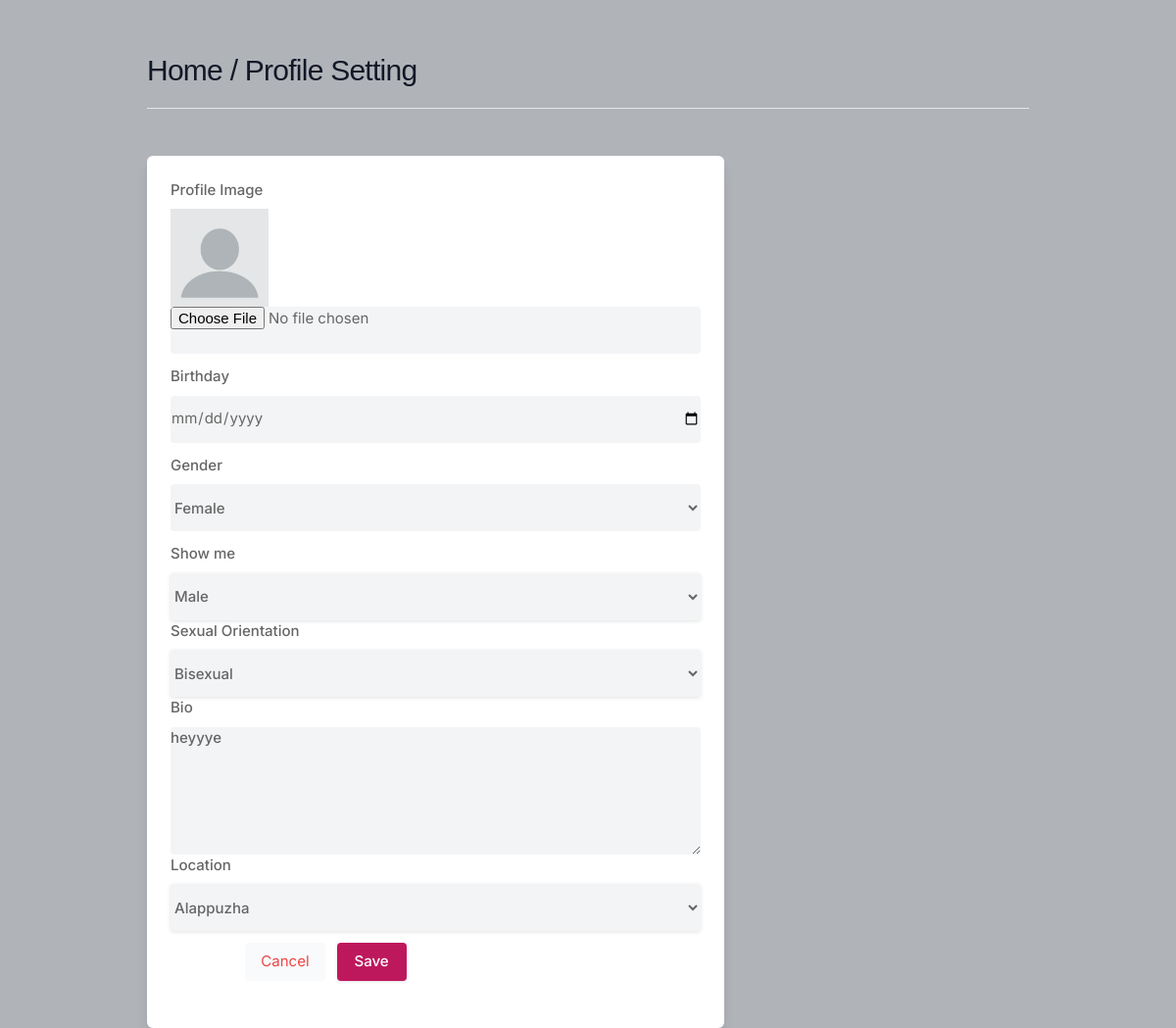
The page /settings (signed in) on the database its author committed.
### core/models.py (models this page shows, shortened)
class Profile(models.Model):
    user = models.ForeignKey(User, on_delete=models.CASCADE)
    id_user = models.IntegerField()
    bio = models.TextField(blank=True)
    gender = models.CharField(max_length=20,blank=True)
    showme = models.CharField(max_length=20,blank=True)
    orientation = models.CharField(max_length=20,blank=True)
    bday = models.DateField(default=date.today )
    profileimg = models.ImageField(upload_to='profile_images',default='blank-profile-picture.png')
    location = models.CharField(max_length=20, blank=True)

### core/views.py (the view, shortened to what this page needs)
# urls.py: path('settings', views.settings, name='settings'),
@login_required(login_url='signin')
def settings(request):
    user_profile = Profile.objects.get(user=request.user)
    return render(request, 'setting.html', {'user_profile': user_profile})

### templates/setting.html (shortened to what this page needs)
{% load static %}
<!DOCTYPE html>
<html lang="en">
<head>
    <link rel="stylesheet" href="{% static 'assets/css/icons.css' %}">
    <link rel="stylesheet" href="{% static 'assets/css/uikit.css' %}">
    <link rel="stylesheet" href="{% static 'assets/css/style.css' %}">
    <link rel="stylesheet" href="{% static 'assets/css/tailwind.css' %}">
</head>
<body>
            <div class="container m-auto">
                <h1 id="profhead" class="text-2xl leading-none text-gray-900 tracking-tight mt-3"><a href="/">Home</a> / Profile Setting </h1>
                <br>
                <hr>
                <div class="grid lg:grid-cols-3 mt-12 gap-8 padding-left">
                    <div class="bg-white rounded-md lg:shadow-lg shadow col-span-2">
                    <form action="" method="POST" >
                       <div class="grid grid-cols-2 gap-3 lg:p-6 p-4">
                            <div class="col-span-2">
                                <label for=""> Profile Image</label>
                                <img width="100" height="100" src="{{user_profile.profileimg.url}}" />
                                <input type="file" name="image" value="" class="shadow-none bg-gray-100">
                            </div>
                            <div class="col-span-2">
                                <label for=""> Birthday</label>
                                <input type="date" name="bday" value="{{user_profile.bday}}" class="shadow-none bg-gray-100">
                            </div>
                            <div class="col-span-2">
                                <label for=""> Gender </label>
                                <select name="gender" class="shadow-none bg-gray-100" value="{{user_profile.gender}}">
                                    <option selected>{{user_profile.gender}}</option>
                                </select>
                            </div>
                            <div class="col-span-2">
                                <label for=""> Show me </label>
                                <select name="showme" value="{{user_profile.showme}}" class="dropdown bg-gray-100">
                                    <option selected>{{user_profile.showme}}</option>
                                </select>
                            <div class="col-span-2">
                                <label for=""> Sexual Orientation </label>
                                <select name="orientation"  class="dropdown bg-gray-100" value="{{user_profile.orientation}}">
                                    <option selected>{{user_profile.orientation}}</option>
                                </select>
                            </div>
                            <div class="col-span-2">
                                <label for="about">Bio</label>
                                <textarea id="about" name="bio" rows="3"  class="shadow-none bg-gray-100">{{user_profile.bio}}</textarea>
                            </div>
                            <div class="col-span-2">
                                <label for=""> Location </label>
                                <select name="location"  class="dropdown bg-gray-100" value="{{user_profile.location}}">
                                    <option selected>{{user_profile.location}}</option>
                                </select>
                            </div>
                       </div>
                       <div class="bg-gray-10 p-6 pt-0 flex justify-end space-x-3">
                           <button class="p-2 px-4 rounded bg-gray-50 text-red-500"> <a href="/">Cancel</a> </button>
                           <button type="submit" class="button bg-blue-700"> Save </button>
                       </div>
                    </form>
                    </div>
                    </div>
                    <br>
                </div>
</body>
</html>

### static/assets/css/style.css (style rules this page uses)
body { background-color: #B0B3B8!important; }
button { vertical-align: middle; }
span.button, button.button { background-color: #be185d; top: 0; color: #fff; position: relative; padding: 8px 18px; line-height: 22px; position: relative; font-weight: 500; font-size: 15px; display: inline-block; -webkit-transition: all 0.2s ease-in-out; transition: all 0.2s ease-in-out; cursor: pointer; overflow: hidden; border: none; border-radius: 4px; -webkit-box-shadow: 0 1px 3px rgba(0, 0, 0, 0.1); box-shadow: 0 1px 3px rgba(0, 0, 0, 0.1); }
input { height: 48px; line-height: 48px; padding: 0 20px; outline: none; font-size: 15px; color: #808080; max-width: 100%; width: 100%; -webkit-box-sizing: border-box; box-sizing: border-box; display: block; font-weight: 400; opacity: 1; border-radius: 4px; border: none; -webkit-box-shadow: 0 1px 4px 0px rgba(0, 0, 0, 0.12); box-shadow: 0 1px 4px 0px rgba(0, 0, 0, 0.12); }
textarea { height: 48px; line-height: 48px; padding: 0 20px; outline: none; font-size: 15px; color: #808080; margin: 0 0 16px 0; max-width: 100%; width: 100%; -webkit-box-sizing: border-box; box-sizing: border-box; display: block; background-color: #fff; font-weight: 500; opacity: 1; border-radius: 4px; border: none; -webkit-box-shadow: 0 1px 4px 0px rgba(0, 0, 0, 0.12); box-shadow: 0 1px 4px 0px rgba(0, 0, 0, 0.12); }
select { height: 48px; line-height: 48px; padding: 0 20px; outline: none; font-size: 15px; color: #808080; margin: 0 0 16px 0; max-width: 100%; width: 100%; -webkit-box-sizing: border-box; box-sizing: border-box; display: block; background-color: #fff; font-weight: 500; opacity: 1; border-radius: 4px; border: none; -webkit-box-shadow: 0 1px 4px 0px rgba(0, 0, 0, 0.12); box-shadow: 0 1px 4px 0px rgba(0, 0, 0, 0.12); padding: 15px 18px; cursor: pointer; }
input { -webkit-transition: all 0.1s ease-in-out; transition: all 0.1s ease-in-out; }
::placeholder { color: #808080; opacity: 1; }
textarea { height: auto; line-height: 27px; padding: 20px; min-height: 130px; -webkit-transition: none !important; transition: none !important; min-width: 100%; }
label, legend { display: block; font-weight: bold; font-size: 15px; font-weight: 500; margin-bottom: 8px; }
button { border: none; margin: 0; padding: 0; width: auto; overflow: visible; background: transparent; color: inherit; font: inherit; line-height: normal; cursor: pointer; }
a { color: #be185d; -webkit-transition: 0.3s; transition: 0.3s; outline: none !important; }
button { outline: none !important; }
img { max-width: 100%; }
body { color: #666; font-size: 15px; line-height: 27px; background-color: #f0f2f5; font-family: "Inter", sans-serif; text-transform: none; }
h1, h2, h3, h4, h5, h6 { font-family: "Inter", sans-serif; text-transform: none; }
textarea, select { font-family: "Inter", sans-serif; text-transform: none; }
button, body .pac-container { font-family: "Inter", sans-serif; text-transform: none; }
h1, h2, h3, h4, h5, h6 { color: #333; font-weight: 500; margin: 0; padding: 0; }
h1 { font-size: 32px; }
@media (min-width: 1024px) { .container { max-width: 900px !important; padding-top: 45px; } }
.shadow-none { -webkit-box-shadow: none !important; box-shadow: none !important; }

### templates/setting.html (style rules this page uses)
#profhead { font-family: 'Helvetica'; font-size: 30px; }

### rows shown on the page
Profile: profileimg (placeholder picture), gender "Female", showme "Male", orientation "Bisexual", bio "heyyye", location "Alappuzha"
